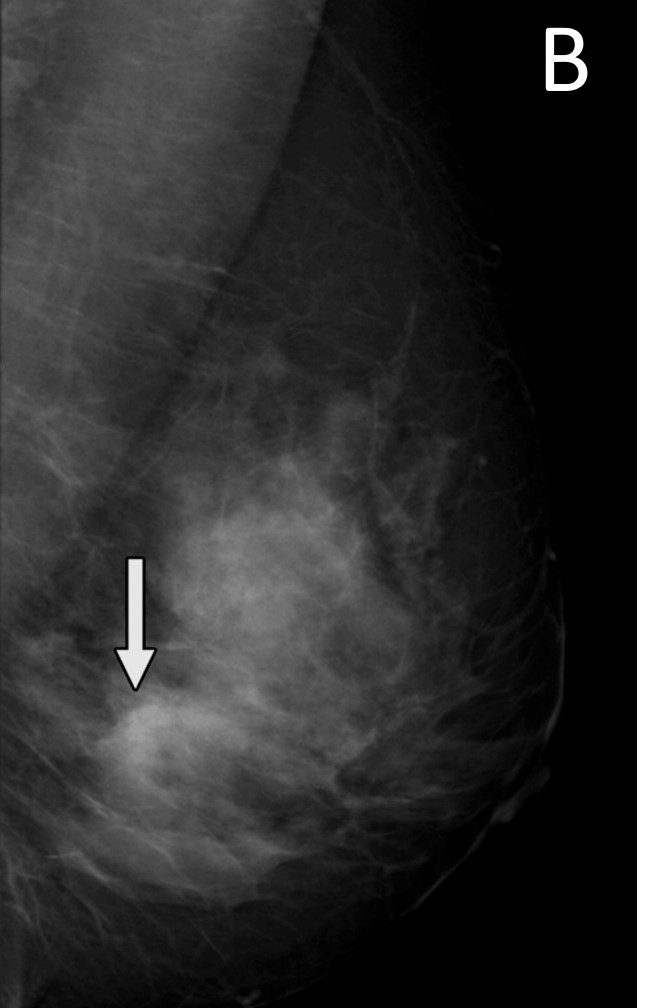
#> input picture codigos/input_testes_imagens/input imagens transformadas radiometricas/mamaDensa_mamalipo.jpg, 652 x 1008 px, found by its file name
$ python compressao_expansao.py
#> lines starting #> are read from the running program, lines starting #| are printed output that depends on the picture
import cv2
import numpy as np

def compressao_expansao(imagem, z1, z2):
    altura, largura = len(imagem), len(imagem[0])

    imagemTransformada = [[0 for _ in range(largura)] for _ in range(altura)]

    for i in range(altura):
        for j in range(largura):
            z = imagem[i][j]

            if z <= z1:
                imagemTransformada[i][j] = int(z/2)
            elif z1 < z < z2:
                imagemTransformada[i][j] = (2 * z ) - 127

            elif z >= z2:
                imagemTransformada[i][j] = int((z/2) + 128)

    return imagemTransformada

z1 = int(input("Digite o valor de z1 dentro do intervalo: "))
#> the answer given: 3
z2 = int(input("Digite o valor de z2 dentro do intervalo: "))
#> the answer given: 3


caminho_imagem = 'imagens\mamaDensa_mamalipo.jpg'
imagem = cv2.imread(caminho_imagem, cv2.IMREAD_GRAYSCALE)
#> imagem is the input picture: shape (1008, 652); min 0, max 255, mean 44.3


imagemTransformada = compressao_expansao(imagem, z1, z2)
#> in compressao_expansao, `altura, largura = len(imagem), len(imagem[0])`: altura = 1008; largura = 652
#> after the loop in compressao_expansao, `for i in range(altura):`: imagemTransformada = 1008 items
#> imagemTransformada = 1008 items
imagemTransformada = np.array(imagemTransformada, dtype=np.uint8)
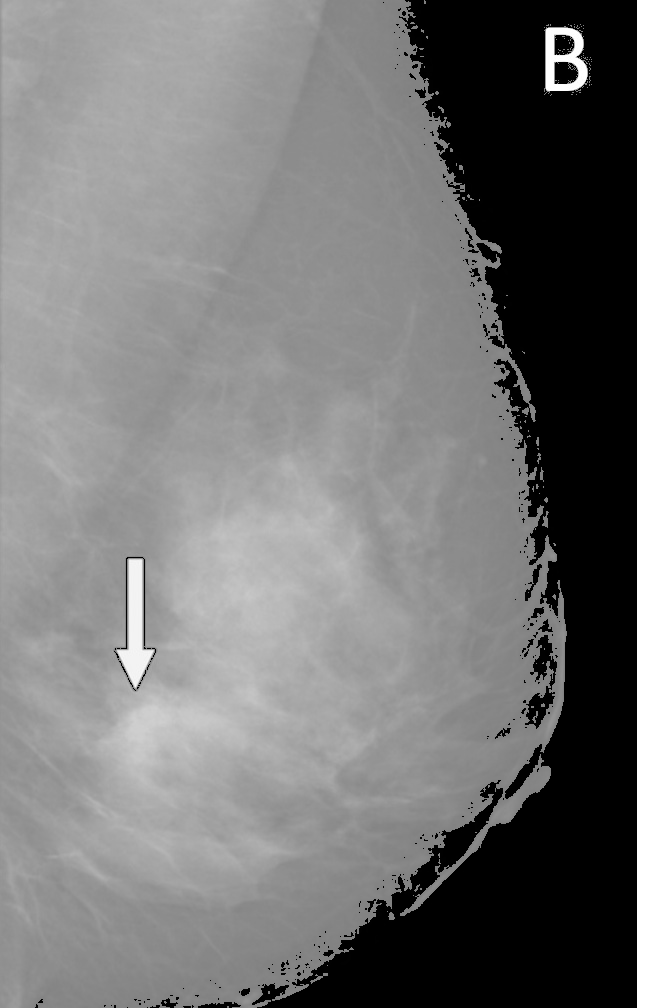
#> imagemTransformada: shape (1008, 652); min 0, max 255, mean 118.7


caminho_imagem_alterada = 'C:\\Users\\Cliente\\OneDrive\\Documentos\\PIBIC\\processamentoImagens_Codigos\\teste\\imagem_expandidaC.jpg'
cv2.imwrite(caminho_imagem_alterada, imagemTransformada)

print("Imagem expandida salva com sucesso")

$ run again, with codigos/input_testes_imagens/input imagens transformadas radiometricas/20160802_00_mamografia_02.jpg copied over codigos/input_testes_imagens/input imagens transformadas radiometricas/mamaDensa_mamalipo.jpg
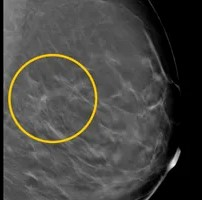
#> input picture codigos/input_testes_imagens/input imagens transformadas radiometricas/20160802_00_mamografia_02.jpg, 202 x 200 px, found by its file name
#> `imagem = cv2.imread(caminho_imagem, cv2.IMREAD_GRAYSCALE)`:
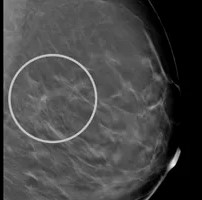
#> imagem: shape (200, 202); min 0, max 244, mean 69.9
#> altura = 200; largura = 202
#> after the loop in compressao_expansao, `for i in range(altura):`: imagemTransformada = 200 items
#> `imagemTransformada = np.array(imagemTransformada, dtype=np.uint8)`:
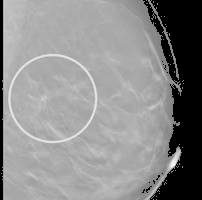
#> imagemTransformada: shape (200, 202); min 0, max 250, mean 138.8
